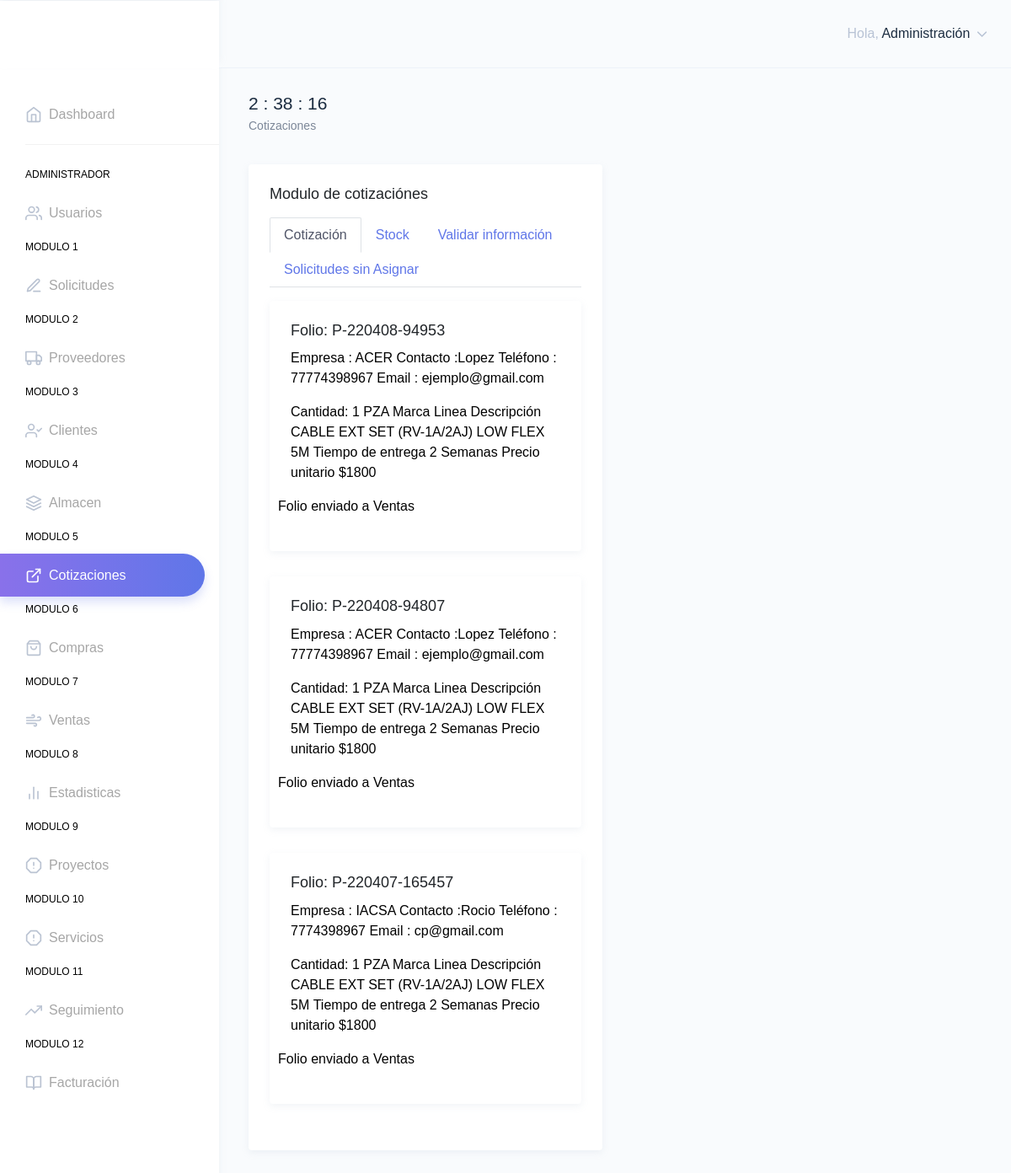
The page /Cotizaciones.php (signed in) on the database its author committed.
### tables this page shows
CREATE TABLE `m5_cotizacion` (
  `id` int(11) NOT NULL,
  `folio` varchar(255) NOT NULL,
  `solicitud` varchar(255) NOT NULL,
  `persona` varchar(255) NOT NULL,
  `fecha_1` date NOT NULL,
  `empresa` varchar(255) NOT NULL,
  `contacto` varchar(255) NOT NULL,
  `direccion` varchar(255) NOT NULL,
  `telefono` varchar(255) NOT NULL,
  `correo` varchar(255) NOT NULL,
  `id_user` varchar(255) NOT NULL,
  `name_user` varchar(255) NOT NULL,
  `1_marca` varchar(255) NOT NULL,
  `1_nombre` varchar(255) NOT NULL,
  `1_modelo` varchar(255) NOT NULL,
  `1_descripcion` varchar(255) NOT NULL,
  `1_cantidad` int(11) NOT NULL,
  `1_partes` varchar(255) NOT NULL,
  `precio` varchar(255) NOT NULL,
  `fecha_2` date NOT NULL,
  `estatus` varchar(255) NOT NULL,
  `inf` varchar(255) NOT NULL,
  `entrega` varchar(255) NOT NULL,
  `validado` varchar(255) NOT NULL
);

### Cotizaciones.php (the view, shortened to what this page needs)
<?php
include_once('global/cyp/cabezera.php');
?>
<div class="page-wrapper">
    <div class="page-breadcrumb">
        <div class="row">
            <div class="col-7 align-self-center">
                <h3 id="hora-dinamico" class="page-title text-truncate text-dark font-weight-medium mb-1"></h3>
                <div class="d-flex align-items-center">
                    <nav aria-label="breadcrumb">
                        <ol class="breadcrumb m-0 p-0">
                            <li class="breadcrumb-item">Cotizaciones
                            </li>
                        </ol>
                    </nav>
                </div>
            </div>
        </div>
    </div>
    <div class="container-fluid">
        <div class="row">
            <div class="col-xl-6">
                <div class="card">
                    <div class="card-body">
                        <h4 class="card-title mb-3">Modulo de cotizaciónes</h4>
                        <ul class="nav nav-tabs mb-3">
                            <li class="nav-item">
                                <a href="#cotiza" data-toggle="tab" aria-expanded="true" class="nav-link active">
                                    <span class="d-none d-lg-block">Cotización</span>
                                </a>
                            </li>
                            <li class="nav-item">
                                <a href="#s" data-toggle="tab" aria-expanded="false" class="nav-link">
                                    <span class="d-none d-lg-block">Stock</span>
                                </a>
                            </li>
                            <li class="nav-item">
                                <a href="#vi" data-toggle="tab" aria-expanded="false" class="nav-link">
                                    <span class="d-none d-lg-block">Validar información</span>
                                </a>
                            </li>
                            <li class="nav-item">
                                <a href="#ssa" data-toggle="tab" aria-expanded="false" class="nav-link">
                                    <span class="d-none d-lg-block">Solicitudes sin Asignar</span>
                                </a>
                            </li>
                        </ul>
                        <div class="tab-content">
                            <div class="tab-pane show active" id="cotiza">
                                <?php
                                $consulta3 = "SELECT * FROM m5_cotizacion WHERE id_user = '$_SESSION[ID]' ORDER BY id DESC ";
                                $query3 = mysqli_query($conexion, $consulta3);
                                foreach ($query3 as $rowcotiza) {
                                ?>
                                    <div class="card">
                                        <div class="card-body collapse show">
                                            <h4 class="card-title">Folio: <?php echo $rowcotiza['folio'] ?></h4>
                                            <p style="color: black;">
                                                <strong>Empresa :</strong> <?php echo $rowcotiza['empresa'] ?> <strong>Contacto :</strong><?php echo $rowcotiza['contacto'] ?>
                                                <strong>Teléfono :</strong> <?php echo $rowcotiza['telefono'] ?> <strong>Email : </strong><?php echo $rowcotiza['correo'] ?>
                                            </p>
                                            <p style="color: black;">
                                                <strong>Cantidad: </strong><?php echo $rowcotiza['1_cantidad'] ?> <strong></strong> PZA <strong>Marca</strong> <?php echo $rowcotiza['1_marca'] ?>
                                                <strong>Descripción</strong> <?php echo $rowcotiza['1_descripcion'] ?> <strong>Tiempo de entrega </strong> <?php echo $rowcotiza['entrega'] ?> <strong>Precio unitario </strong><?php echo '$' . $rowcotiza['precio'] ?>
                                            </p>
                                            <div class="row">
                                                <?php
                                                $folioventas = $rowcotiza['folio'];
                                                $consulta4 = "SELECT COUNT(*) AS ventas FROM m7_ventas WHERE folio = '$folioventas'";
                                                $query4 = mysqli_query($conexion, $consulta4);
                                                $arrar4 = mysqli_fetch_array($query4);
                                                if ($arrar4['ventas'] == 0) {
                                                ?>
                                                    <div class="col-6">
                                                        <form action="php/m7/crud.php" method="post">
                                                            <input type="hidden" name="folio" value="<?php echo $rowcotiza['folio'];  ?>">
                                                            <input type="hidden" name="solicitud" value="<?php echo $rowcotiza['solicitud'];  ?>">
                                                            <input type="hidden" name="persona" value="<?php echo $rowcotiza['persona'];  ?>">
                                                            <input type="hidden" name="fecha_1" value="<?php echo $rowcotiza['fecha_1'];  ?>">
                                                            <input type="hidden" name="empresa" value="<?php echo  $rowcotiza['empresa']; ?>">
                                                            <input type="hidden" name="contacto" value="<?php echo  $rowcotiza['contacto']; ?>">
                                                            <input type="hidden" name="direccion" value="<?php echo  $rowcotiza['direccion']; ?>">
                                                            <input type="hidden" name="telefono" value="<?php echo  $rowcotiza['telefono']; ?>">
                                                            <input type="hidden" name="correo" value="<?php echo  $rowcotiza['correo']; ?>">
                                                            <input type="hidden" name="1_marca" value="<?php echo  $rowcotiza['1_marca']; ?>">
                                                            <input type="hidden" name="1_nombre" value="<?php echo  $rowcotiza['1_nombre']; ?>">
                                                            <input type="hidden" name="1_modelo" value="<?php echo  $rowcotiza['1_modelo']; ?>">
                                                            <input type="hidden" name="1_descripcion" value="<?php echo  $rowcotiza['1_descripcion']; ?>">
                                                            <input type="hidden" name="1_cantidad" value="<?php echo  $rowcotiza['1_cantidad']; ?>">
                                                            <input type="hidden" name="1_partes" value="<?php echo  $rowcotiza['1_partes']; ?>">
                                                            <input type="hidden" name="precio" value="<?php echo  $rowcotiza['precio']; ?>">
                                                            <input type="hidden" name="entrega" value="<?php echo  $rowcotiza['entrega']; ?>">
                                                            <input type="hidden" name="validado" value="<?php echo  $rowcotiza['validado']; ?>">
                                                            <button name="aceptacoti" class="btn btn-success" type="submit">Mandar el modulo de ventas</button>
                                                        </form>
                                                    </div>
                                                <?php
                                                } else {
                                                    echo '<p style="color:black;">Folio enviado a Ventas</p>';
                                                }
                                                ?>
                                                <div class="col-6">
                                                </div>
                                            </div>
                                        </div>
                                    </div>
                                <?php
                                }
                                ?>
                            </div>
                        </div>
                    </div>
                </div>
            </div>
        </div>
    </div>
</div>
<?php
include_once('global/cyp/pie.php');
?>

### rows shown on the page
m5_cotizacion: folio "P-220408-94953", empresa "ACER", contacto "Lopez", telefono "77774398967", correo "ejemplo@gmail.com", 1_cantidad "1", 1_marca "Linea", 1_descripcion "CABLE EXT SET (RV-1A/2AJ) LOW FLEX 5M", entrega "2 Semanas", precio "1800"
m5_cotizacion: folio "P-220408-94807", empresa "ACER", contacto "Lopez", telefono "77774398967", correo "ejemplo@gmail.com", 1_cantidad "1", 1_marca "Linea", 1_descripcion "CABLE EXT SET (RV-1A/2AJ) LOW FLEX 5M", entrega "2 Semanas", precio "1800"
m5_cotizacion: folio "P-220407-165457", empresa "IACSA", contacto "Rocio", telefono "7774398967", correo "cp@gmail.com", 1_cantidad "1", 1_marca "Linea", 1_descripcion "CABLE EXT SET (RV-1A/2AJ) LOW FLEX 5M", entrega "2 Semanas", precio "1800"

### other values the page prints
$_SESSION['NOMBRE'] "Administración"
